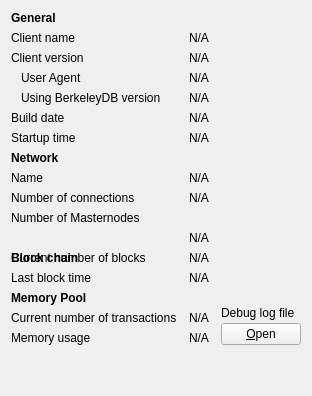
     <widget class="QWidget" name="tab_info">
      <attribute name="title">
       <string>&amp;Information</string>
      </attribute>
      <layout class="QGridLayout" name="gridLayout" columnstretch="0,1,0">
       <property name="horizontalSpacing">
        <number>12</number>
       </property>
       <item row="0" column="0">
        <widget class="QLabel" name="label_9">
         <property name="font">
          <font>
           <weight>75</weight>
           <bold>true</bold>
          </font>
         </property>
         <property name="text">
          <string>General</string>
         </property>
        </widget>
       </item>
       <item row="1" column="0">
        <widget class="QLabel" name="label_5">
         <property name="text">
          <string>Client name</string>
         </property>
        </widget>
       </item>
       <item row="1" column="1" colspan="2">
        <widget class="QLabel" name="clientName">
         <property name="cursor">
          <cursorShape>IBeamCursor</cursorShape>
         </property>
         <property name="text">
          <string>N/A</string>
         </property>
         <property name="textFormat">
          <enum>Qt::PlainText</enum>
         </property>
         <property name="textInteractionFlags">
          <set>Qt::LinksAccessibleByMouse|Qt::TextSelectableByKeyboard|Qt::TextSelectableByMouse</set>
         </property>
        </widget>
       </item>
       <item row="2" column="0">
        <widget class="QLabel" name="label_6">
         <property name="text">
          <string>Client version</string>
         </property>
        </widget>
       </item>
       <item row="2" column="1" colspan="2">
        <widget class="QLabel" name="clientVersion">
         <property name="cursor">
          <cursorShape>IBeamCursor</cursorShape>
         </property>
         <property name="text">
          <string>N/A</string>
         </property>
         <property name="textFormat">
          <enum>Qt::PlainText</enum>
         </property>
         <property name="textInteractionFlags">
          <set>Qt::LinksAccessibleByMouse|Qt::TextSelectableByKeyboard|Qt::TextSelectableByMouse</set>
         </property>
        </widget>
       </item>
       <item row="3" column="0">
        <widget class="QLabel" name="labelClientUserAgent">
         <property name="text">
          <string>User Agent</string>
         </property>
         <property name="indent">
          <number>10</number>
         </property>
        </widget>
       </item>
       <item row="3" column="1" colspan="2">
        <widget class="QLabel" name="clientUserAgent">
         <property name="cursor">
          <cursorShape>IBeamCursor</cursorShape>
         </property>
         <property name="text">
          <string>N/A</string>
         </property>
         <property name="textFormat">
          <enum>Qt::PlainText</enum>
         </property>
         <property name="textInteractionFlags">
          <set>Qt::LinksAccessibleByMouse|Qt::TextSelectableByKeyboard|Qt::TextSelectableByMouse</set>
         </property>
        </widget>
       </item>
       <item row="4" column="0">
        <widget class="QLabel" name="label_berkeleyDBVersion">
         <property name="text">
          <string>Using BerkeleyDB version</string>
         </property>
         <property name="indent">
          <number>10</number>
         </property>
        </widget>
       </item>
       <item row="4" column="1" colspan="2">
        <widget class="QLabel" name="berkeleyDBVersion">
         <property name="cursor">
          <cursorShape>IBeamCursor</cursorShape>
         </property>
         <property name="text">
          <string>N/A</string>
         </property>
         <property name="textFormat">
          <enum>Qt::PlainText</enum>
         </property>
         <property name="textInteractionFlags">
          <set>Qt::LinksAccessibleByMouse|Qt::TextSelectableByKeyboard|Qt::TextSelectableByMouse</set>
         </property>
        </widget>
       </item>
       <item row="5" column="0">
        <widget class="QLabel" name="label_12">
         <property name="text">
          <string>Build date</string>
         </property>
        </widget>
       </item>
       <item row="5" column="1" colspan="2">
        <widget class="QLabel" name="buildDate">
         <property name="cursor">
          <cursorShape>IBeamCursor</cursorShape>
         </property>
         <property name="text">
          <string>N/A</string>
         </property>
         <property name="textFormat">
          <enum>Qt::PlainText</enum>
         </property>
         <property name="textInteractionFlags">
          <set>Qt::LinksAccessibleByMouse|Qt::TextSelectableByKeyboard|Qt::TextSelectableByMouse</set>
         </property>
        </widget>
       </item>
       <item row="6" column="0">
        <widget class="QLabel" name="label_13">
         <property name="text">
          <string>Startup time</string>
         </property>
        </widget>
       </item>
       <item row="6" column="1" colspan="2">
        <widget class="QLabel" name="startupTime">
         <property name="cursor">
          <cursorShape>IBeamCursor</cursorShape>
         </property>
         <property name="text">
          <string>N/A</string>
         </property>
         <property name="textFormat">
          <enum>Qt::PlainText</enum>
         </property>
         <property name="textInteractionFlags">
          <set>Qt::LinksAccessibleByMouse|Qt::TextSelectableByKeyboard|Qt::TextSelectableByMouse</set>
         </property>
        </widget>
       </item>
       <item row="7" column="0">
           <widget class="QLabel" name="labelNetwork">
               <property name="font">
                   <font>
                       <weight>75</weight>
                       <bold>true</bold>
                   </font>
               </property>
               <property name="text">
                   <string>Network</string>
               </property>
           </widget>
       </item>
       <item row="8" column="0">
        <widget class="QLabel" name="label_8">
         <property name="text">
          <string>Name</string>
         </property>
        </widget>
       </item>
       <item row="8" column="1" colspan="2">
        <widget class="QLabel" name="networkName">
         <property name="cursor">
          <cursorShape>IBeamCursor</cursorShape>
         </property>
         <property name="text">
          <string>N/A</string>
         </property>
         <property name="textFormat">
          <enum>Qt::PlainText</enum>
         </property>
         <property name="textInteractionFlags">
          <set>Qt::LinksAccessibleByMouse|Qt::TextSelectableByKeyboard|Qt::TextSelectableByMouse</set>
         </property>
        </widget>
       </item>
       <item row="9" column="0">
        <widget class="QLabel" name="label_7">
         <property name="text">
          <string>Number of connections</string>
         </property>
        </widget>
       </item>
       <item row="9" column="1" colspan="2">
        <widget class="QLabel" name="numberOfConnections">
         <property name="cursor">
          <cursorShape>IBeamCursor</cursorShape>
         </property>
         <property name="text">
          <string>N/A</string>
         </property>
         <property name="textFormat">
          <enum>Qt::PlainText</enum>
         </property>
         <property name="textInteractionFlags">
          <set>Qt::LinksAccessibleByMouse|Qt::TextSelectableByKeyboard|Qt::TextSelectableByMouse</set>
         </property>
        </widget>
       </item>
       <item row="10" column="0">
        <widget class="QLabel" name="masternodeCountLabel">
         <property name="text">
          <string>Number of Masternodes</string>
         </property>
        </widget>
       </item>
       <item row="11" column="1">
        <widget class="QLabel" name="masternodeCount">
         <property name="text">
          <string>N/A</string>
         </property>
        </widget>
       </item>
       <item row="12" column="0">
        <widget class="QLabel" name="label_10">
         <property name="font">
          <font>
           <weight>75</weight>
           <bold>true</bold>
          </font>
         </property>
         <property name="text">
          <string>Block chain</string>
         </property>
        </widget>
       </item>
       <item row="12" column="0">
        <widget class="QLabel" name="label_3">
         <property name="text">
          <string>Current number of blocks</string>
         </property>
        </widget>
       </item>
       <item row="12" column="1" colspan="2">
        <widget class="QLabel" name="numberOfBlocks">
         <property name="cursor">
          <cursorShape>IBeamCursor</cursorShape>
         </property>
         <property name="text">
          <string>N/A</string>
         </property>
         <property name="textFormat">
          <enum>Qt::PlainText</enum>
         </property>
         <property name="textInteractionFlags">
          <set>Qt::LinksAccessibleByMouse|Qt::TextSelectableByKeyboard|Qt::TextSelectableByMouse</set>
         </property>
        </widget>
       </item>
       <item row="13" column="0">
        <widget class="QLabel" name="labelLastBlockTime">
         <property name="text">
          <string>Last block time</string>
         </property>
        </widget>
       </item>
       <item row="13" column="1" colspan="2">
        <widget class="QLabel" name="lastBlockTime">
         <property name="cursor">
          <cursorShape>IBeamCursor</cursorShape>
         </property>
         <property name="text">
          <string>N/A</string>
         </property>
         <property name="textFormat">
          <enum>Qt::PlainText</enum>
         </property>
         <property name="textInteractionFlags">
          <set>Qt::LinksAccessibleByMouse|Qt::TextSelectableByKeyboard|Qt::TextSelectableByMouse</set>
         </property>
        </widget>
       </item>
       <item row="14" column="0">
        <widget class="QLabel" name="labelMempoolTitle">
         <property name="font">
          <font>
           <weight>75</weight>
           <bold>true</bold>
          </font>
         </property>
         <property name="text">
          <string>Memory Pool</string>
         </property>
        </widget>
       </item>
       <item row="15" column="0">
        <widget class="QLabel" name="labelNumberOfTransactions">
         <property name="text">
          <string>Current number of transactions</string>
         </property>
        </widget>
       </item>
       <item row="15" column="1">
        <widget class="QLabel" name="mempoolNumberTxs">
         <property name="cursor">
          <cursorShape>IBeamCursor</cursorShape>
         </property>
         <property name="text">
          <string>N/A</string>
         </property>
         <property name="textFormat">
          <enum>Qt::PlainText</enum>
         </property>
         <property name="textInteractionFlags">
          <set>Qt::LinksAccessibleByMouse|Qt::TextSelectableByKeyboard|Qt::TextSelectableByMouse</set>
         </property>
        </widget>
       </item>
       <item row="16" column="0">
        <widget class="QLabel" name="labelMemoryUsage">
         <property name="text">
          <string>Memory usage</string>
         </property>
        </widget>
       </item>
       <item row="16" column="1">
        <widget class="QLabel" name="mempoolSize">
         <property name="cursor">
          <cursorShape>IBeamCursor</cursorShape>
         </property>
         <property name="text">
          <string>N/A</string>
         </property>
         <property name="textFormat">
          <enum>Qt::PlainText</enum>
         </property>
         <property name="textInteractionFlags">
          <set>Qt::LinksAccessibleByMouse|Qt::TextSelectableByKeyboard|Qt::TextSelectableByMouse</set>
         </property>
        </widget>
       </item>
       <item row="14" column="2" rowspan="3">
        <layout class="QVBoxLayout" name="verticalLayoutDebugButton">
         <property name="spacing">
          <number>3</number>
         </property>
         <item>
          <spacer name="verticalSpacer_2">
           <property name="orientation">
            <enum>Qt::Vertical</enum>
           </property>
           <property name="sizeHint" stdset="0">
            <size>
             <width>10</width>
             <height>5</height>
            </size>
           </property>
          </spacer>
         </item>
         <item>
          <widget class="QLabel" name="labelDebugLogfile">
           <property name="text">
            <string>Debug log file</string>
           </property>
          </widget>
         </item>
         <item>
          <widget class="QPushButton" name="openDebugLogfileButton">
           <property name="toolTip">
            <string>Open The VIOG Wallet debug log file from the current data directory. This can take a few seconds for large log files.</string>
           </property>
           <property name="text">
            <string>&amp;Open</string>
           </property>
           <property name="autoDefault">
            <bool>false</bool>
           </property>
          </widget>
         </item>
        </layout>
       </item>
       <item row="18" column="0">
        <spacer name="verticalSpacer">
         <property name="orientation">
          <enum>Qt::Vertical</enum>
         </property>
         <property name="sizeHint" stdset="0">
          <size>
           <width>20</width>
           <height>40</height>
          </size>
         </property>
        </spacer>
       </item>
      </layout>
     </widget>
